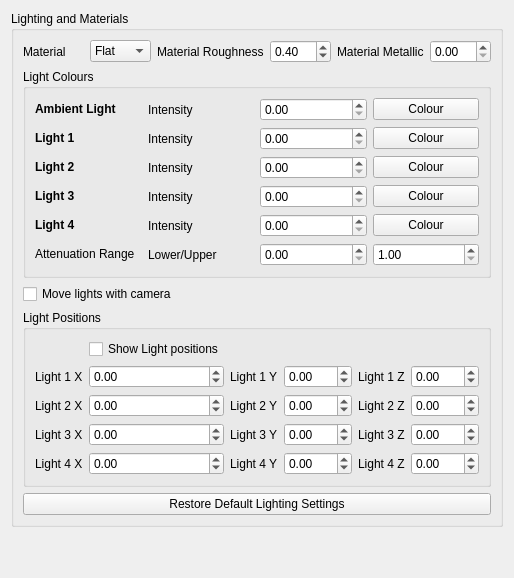
     <widget class="QWidget" name="lightingTab">
      <attribute name="title">
       <string>Lighting</string>
      </attribute>
      <layout class="QVBoxLayout" name="verticalLayout_9">
       <item>
        <widget class="QGroupBox" name="lightingGroupBox">
         <property name="title">
          <string>Lighting and Materials</string>
         </property>
         <layout class="QVBoxLayout" name="verticalLayout_8">
          <item>
           <layout class="QHBoxLayout" name="materialLayout">
            <item>
             <widget class="QLabel" name="materialLabel">
              <property name="text">
               <string>Material</string>
              </property>
             </widget>
            </item>
            <item>
             <widget class="QComboBox" name="materialComboBox">
              <item>
               <property name="text">
                <string>Flat</string>
               </property>
              </item>
              <item>
               <property name="text">
                <string>PBR</string>
               </property>
              </item>
             </widget>
            </item>
            <item>
             <widget class="QLabel" name="roughnessLeftLabel">
              <property name="text">
               <string>Material Roughness</string>
              </property>
             </widget>
            </item>
            <item>
             <widget class="QDoubleSpinBox" name="roughnessSpinBox">
              <property name="maximum">
               <double>1.000000000000000</double>
              </property>
              <property name="singleStep">
               <double>0.050000000000000</double>
              </property>
              <property name="value">
               <double>0.400000000000000</double>
              </property>
             </widget>
            </item>
            <item>
             <widget class="QLabel" name="metallicLeftLabel">
              <property name="text">
               <string>Material Metallic</string>
              </property>
             </widget>
            </item>
            <item>
             <widget class="QDoubleSpinBox" name="metallicSpinBox">
              <property name="maximum">
               <double>1.000000000000000</double>
              </property>
              <property name="singleStep">
               <double>0.050000000000000</double>
              </property>
             </widget>
            </item>
           </layout>
          </item>
          <item>
           <widget class="QGroupBox" name="lightColourGroupBox">
            <property name="title">
             <string>Light Colours</string>
            </property>
            <layout class="QGridLayout" name="gridLayout_6">
             <item row="4" column="0">
              <widget class="QLabel" name="light2Label">
               <property name="text">
                <string>&lt;b&gt;Light 2&lt;/b&gt;</string>
               </property>
              </widget>
             </item>
             <item row="7" column="0">
              <widget class="QLabel" name="attenuationRangeLabel">
               <property name="text">
                <string>&lt;html&gt;&lt;head/&gt;&lt;body&gt;&lt;p&gt;Attenuation Range&lt;/p&gt;&lt;/body&gt;&lt;/html&gt;</string>
               </property>
              </widget>
             </item>
             <item row="7" column="3">
              <widget class="QDoubleSpinBox" name="lightAttenuationRangeUpperSpinBox">
               <property name="minimum">
                <double>1.000000000000000</double>
               </property>
               <property name="maximum">
                <double>100000001.000000000000000</double>
               </property>
              </widget>
             </item>
             <item row="4" column="1">
              <widget class="QLabel" name="lightIntensityLabel2">
               <property name="text">
                <string>Intensity</string>
               </property>
              </widget>
             </item>
             <item row="6" column="3">
              <widget class="QPushButton" name="light4SpecularColour">
               <property name="text">
                <string>Colour</string>
               </property>
              </widget>
             </item>
             <item row="3" column="3">
              <widget class="QPushButton" name="light1SpecularColour">
               <property name="text">
                <string>Colour</string>
               </property>
              </widget>
             </item>
             <item row="7" column="1">
              <widget class="QLabel" name="attenuationRangeBoundsLabel">
               <property name="text">
                <string>Lower/Upper</string>
               </property>
              </widget>
             </item>
             <item row="3" column="2">
              <widget class="QDoubleSpinBox" name="lightIntensity1SpinBox">
               <property name="maximum">
                <double>100000.000000000000000</double>
               </property>
              </widget>
             </item>
             <item row="4" column="3">
              <widget class="QPushButton" name="light2SpecularColour">
               <property name="text">
                <string>Colour</string>
               </property>
              </widget>
             </item>
             <item row="5" column="2">
              <widget class="QDoubleSpinBox" name="lightIntensity3SpinBox">
               <property name="maximum">
                <double>100000.000000000000000</double>
               </property>
              </widget>
             </item>
             <item row="6" column="1">
              <widget class="QLabel" name="lightIntensityLabel4">
               <property name="text">
                <string>Intensity</string>
               </property>
              </widget>
             </item>
             <item row="4" column="2">
              <widget class="QDoubleSpinBox" name="lightIntensity2SpinBox">
               <property name="maximum">
                <double>100000.000000000000000</double>
               </property>
              </widget>
             </item>
             <item row="6" column="0">
              <widget class="QLabel" name="light4Label">
               <property name="text">
                <string>&lt;b&gt;Light 4&lt;/b&gt;</string>
               </property>
              </widget>
             </item>
             <item row="5" column="1">
              <widget class="QLabel" name="lightIntensityLabel3">
               <property name="text">
                <string>Intensity</string>
               </property>
              </widget>
             </item>
             <item row="0" column="0">
              <widget class="QLabel" name="ambientLightLabel">
               <property name="text">
                <string>&lt;b&gt;Ambient Light&lt;/b&gt;</string>
               </property>
              </widget>
             </item>
             <item row="5" column="3">
              <widget class="QPushButton" name="light3SpecularColour">
               <property name="text">
                <string>Colour</string>
               </property>
              </widget>
             </item>
             <item row="0" column="3">
              <widget class="QPushButton" name="lightAmbientColour">
               <property name="text">
                <string>Colour</string>
               </property>
              </widget>
             </item>
             <item row="7" column="2">
              <widget class="QDoubleSpinBox" name="lightAttenuationRangeLowerSpinBox">
               <property name="maximum">
                <double>10000000.000000000000000</double>
               </property>
              </widget>
             </item>
             <item row="6" column="2">
              <widget class="QDoubleSpinBox" name="lightIntensity4SpinBox">
               <property name="maximum">
                <double>100000.000000000000000</double>
               </property>
              </widget>
             </item>
             <item row="3" column="0">
              <widget class="QLabel" name="light1Label">
               <property name="text">
                <string>&lt;b&gt;Light 1&lt;/b&gt;</string>
               </property>
              </widget>
             </item>
             <item row="5" column="0">
              <widget class="QLabel" name="light3Label">
               <property name="text">
                <string>&lt;html&gt;&lt;head/&gt;&lt;body&gt;&lt;p&gt;&lt;span style=&quot; font-weight:600;&quot;&gt;Light 3&lt;/span&gt;&lt;/p&gt;&lt;/body&gt;&lt;/html&gt;</string>
               </property>
              </widget>
             </item>
             <item row="3" column="1">
              <widget class="QLabel" name="lightIntensityLabel1">
               <property name="text">
                <string>Intensity</string>
               </property>
              </widget>
             </item>
             <item row="0" column="1">
              <widget class="QLabel" name="ambientLightIntensityLabel">
               <property name="text">
                <string>Intensity</string>
               </property>
              </widget>
             </item>
             <item row="0" column="2">
              <widget class="QDoubleSpinBox" name="lightAmbientSpinBox">
               <property name="maximum">
                <double>1000000.000000000000000</double>
               </property>
              </widget>
             </item>
            </layout>
           </widget>
          </item>
          <item>
           <widget class="QCheckBox" name="lightCameraFixCheckBox">
            <property name="text">
             <string>Move lights with camera</string>
            </property>
           </widget>
          </item>
          <item>
           <widget class="QGroupBox" name="lightPositionGroupBox">
            <property name="title">
             <string>Light Positions</string>
            </property>
            <layout class="QGridLayout" name="gridLayout_5">
             <item row="3" column="4">
              <widget class="QLabel" name="light3ZLabel">
               <property name="text">
                <string>Light 3 Z</string>
               </property>
              </widget>
             </item>
             <item row="2" column="0">
              <widget class="QLabel" name="light2XLabel">
               <property name="text">
                <string>Light 2 X</string>
               </property>
              </widget>
             </item>
             <item row="4" column="3">
              <widget class="QDoubleSpinBox" name="light4YSpinBox">
               <property name="minimum">
                <double>-300.000000000000000</double>
               </property>
               <property name="maximum">
                <double>300.000000000000000</double>
               </property>
              </widget>
             </item>
             <item row="2" column="3">
              <widget class="QDoubleSpinBox" name="light2YSpinBox">
               <property name="minimum">
                <double>-300.000000000000000</double>
               </property>
               <property name="maximum">
                <double>300.000000000000000</double>
               </property>
              </widget>
             </item>
             <item row="4" column="0">
              <widget class="QLabel" name="light4XLabel">
               <property name="text">
                <string>Light 4 X</string>
               </property>
              </widget>
             </item>
             <item row="4" column="1">
              <widget class="QDoubleSpinBox" name="light4XSpinBox">
               <property name="minimum">
                <double>-300.000000000000000</double>
               </property>
               <property name="maximum">
                <double>300.000000000000000</double>
               </property>
              </widget>
             </item>
             <item row="3" column="2">
              <widget class="QLabel" name="light3YLabel">
               <property name="text">
                <string>Light 3 Y</string>
               </property>
              </widget>
             </item>
             <item row="1" column="3">
              <widget class="QDoubleSpinBox" name="light1YSpinBox">
               <property name="minimum">
                <double>-300.000000000000000</double>
               </property>
               <property name="maximum">
                <double>300.000000000000000</double>
               </property>
              </widget>
             </item>
             <item row="3" column="7">
              <widget class="QDoubleSpinBox" name="light3ZSpinBox">
               <property name="minimum">
                <double>-300.000000000000000</double>
               </property>
               <property name="maximum">
                <double>300.000000000000000</double>
               </property>
              </widget>
             </item>
             <item row="2" column="7">
              <widget class="QDoubleSpinBox" name="light2ZSpinBox">
               <property name="minimum">
                <double>-300.000000000000000</double>
               </property>
               <property name="maximum">
                <double>300.000000000000000</double>
               </property>
              </widget>
             </item>
             <item row="2" column="1">
              <widget class="QDoubleSpinBox" name="light2XSpinBox">
               <property name="minimum">
                <double>-300.000000000000000</double>
               </property>
               <property name="maximum">
                <double>300.000000000000000</double>
               </property>
              </widget>
             </item>
             <item row="0" column="1">
              <widget class="QCheckBox" name="showLightPositionsCheckBox">
               <property name="text">
                <string>Show Light positions</string>
               </property>
              </widget>
             </item>
             <item row="2" column="4">
              <widget class="QLabel" name="light2ZLabel">
               <property name="text">
                <string>Light 2 Z</string>
               </property>
              </widget>
             </item>
             <item row="1" column="2">
              <widget class="QLabel" name="light1YLabel">
               <property name="text">
                <string>Light 1 Y</string>
               </property>
              </widget>
             </item>
             <item row="4" column="4">
              <widget class="QLabel" name="light4ZLabel">
               <property name="text">
                <string>Light 4 Z</string>
               </property>
              </widget>
             </item>
             <item row="3" column="3">
              <widget class="QDoubleSpinBox" name="light3YSpinBox">
               <property name="minimum">
                <double>-300.000000000000000</double>
               </property>
               <property name="maximum">
                <double>300.000000000000000</double>
               </property>
              </widget>
             </item>
             <item row="1" column="0">
              <widget class="QLabel" name="light1XLabel">
               <property name="text">
                <string>Light 1 X</string>
               </property>
              </widget>
             </item>
             <item row="1" column="1">
              <widget class="QDoubleSpinBox" name="light1XSpinBox">
               <property name="minimum">
                <double>-300.000000000000000</double>
               </property>
               <property name="maximum">
                <double>300.000000000000000</double>
               </property>
              </widget>
             </item>
             <item row="3" column="1">
              <widget class="QDoubleSpinBox" name="light3XSpinBox">
               <property name="minimum">
                <double>-300.000000000000000</double>
               </property>
               <property name="maximum">
                <double>300.000000000000000</double>
               </property>
              </widget>
             </item>
             <item row="4" column="2">
              <widget class="QLabel" name="light4YLabel">
               <property name="text">
                <string>Light 4 Y</string>
               </property>
              </widget>
             </item>
             <item row="1" column="7">
              <widget class="QDoubleSpinBox" name="light1ZSpinBox">
               <property name="minimum">
                <double>-300.000000000000000</double>
               </property>
               <property name="maximum">
                <double>300.000000000000000</double>
               </property>
              </widget>
             </item>
             <item row="3" column="0">
              <widget class="QLabel" name="light3XLabel">
               <property name="text">
                <string>Light 3 X</string>
               </property>
              </widget>
             </item>
             <item row="2" column="2">
              <widget class="QLabel" name="light2YLabel">
               <property name="text">
                <string>Light 2 Y</string>
               </property>
              </widget>
             </item>
             <item row="4" column="7">
              <widget class="QDoubleSpinBox" name="light4ZSpinBox">
               <property name="minimum">
                <double>-300.000000000000000</double>
               </property>
               <property name="maximum">
                <double>300.000000000000000</double>
               </property>
              </widget>
             </item>
             <item row="1" column="4">
              <widget class="QLabel" name="light1ZLabel">
               <property name="text">
                <string>Light 1 Z</string>
               </property>
              </widget>
             </item>
            </layout>
           </widget>
          </item>
          <item>
           <widget class="QPushButton" name="resetLightingButton">
            <property name="toolTip">
             <string>Reset the light colours, positions etc. to their default values.</string>
            </property>
            <property name="text">
             <string>Restore Default Lighting Settings</string>
            </property>
            <property name="default">
             <bool>false</bool>
            </property>
            <property name="flat">
             <bool>false</bool>
            </property>
           </widget>
          </item>
         </layout>
        </widget>
       </item>
       <item>
        <spacer name="verticalSpacer_5">
         <property name="orientation">
          <enum>Qt::Vertical</enum>
         </property>
         <property name="sizeHint" stdset="0">
          <size>
           <width>20</width>
           <height>40</height>
          </size>
         </property>
        </spacer>
       </item>
      </layout>
     </widget>
